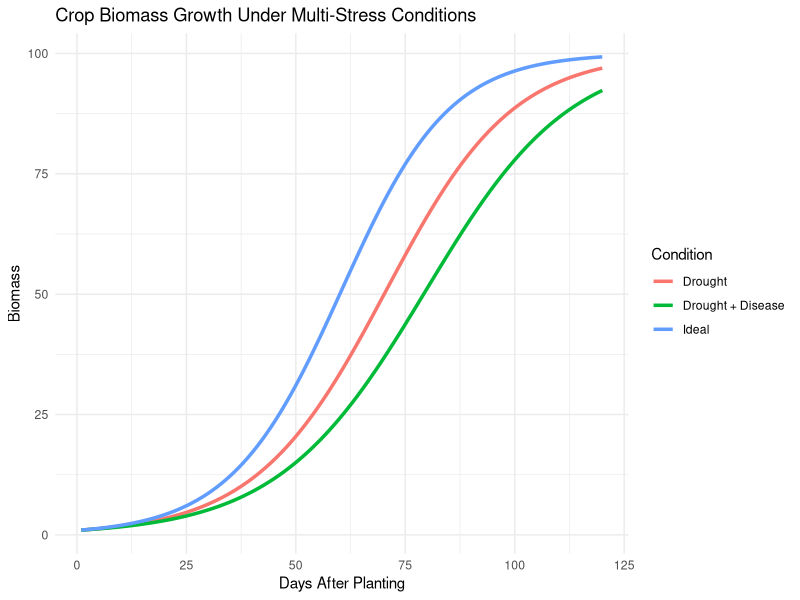
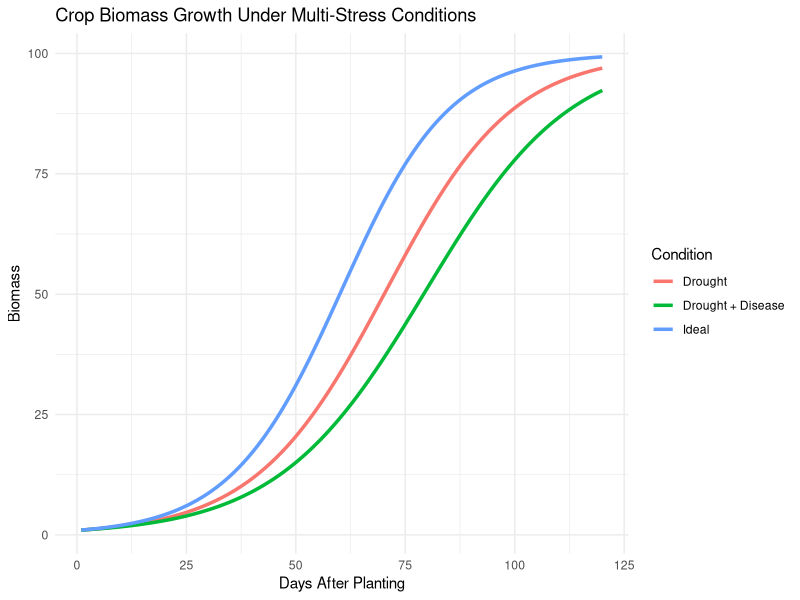

Here is the R script that generated these plots, in order:
# ==========================================
# Script: 02_analyze_crop_growth.R
# Project: Multi-Stress Crop Growth Simulation
#
# Purpose:
# Analyze simulated crop biomass under multiple
# stress scenarios and generate growth curves.
#
# Input:
# data/multi_stress_crop_growth.csv
#
# Output:
# figures/biomass_growth_curves.png
# ==========================================

# Load libraries
library(ggplot2)
library(dplyr)
library(tidyr)

# Create figures directory if it does not exist
if (!dir.exists("figures")) {
  dir.create("figures")
}

# Load dataset
growth_data <- read.csv("data/multi_stress_crop_growth.csv")

# Preview data
head(growth_data)

# Convert data to long format for easier plotting
growth_long <- growth_data %>%
  pivot_longer(
    cols = c(Biomass_Ideal, Biomass_Drought, Biomass_DroughtDisease),
    names_to = "Condition",
    values_to = "Biomass"
  )

# Rename conditions for cleaner plots
growth_long$Condition <- recode(
  growth_long$Condition,
  Biomass_Ideal = "Ideal",
  Biomass_Drought = "Drought",
  Biomass_DroughtDisease = "Drought + Disease"
)

# Summary statistics
summary_stats <- growth_long %>%
  group_by(Condition) %>%
  summarise(
    Final_Biomass = max(Biomass),
    Mean_Biomass = mean(Biomass)
  )

print(summary_stats)

# Plot growth curves
growth_plot <- ggplot(growth_long, aes(x = Day, y = Biomass, color = Condition)) +
  geom_line(size = 1.2) +
  labs(
    title = "Crop Biomass Growth Under Multi-Stress Conditions",
    x = "Days After Planting",
    y = "Biomass",
    color = "Condition"
  ) +
  theme_minimal()

# Save figure
ggsave(
  filename = "figures/biomass_growth_curves.png",
  plot = growth_plot,
  width = 8,
  height = 5
)

# Print plot to console
print(growth_plot)

# Completion message
cat("Analysis complete.\n")
cat("Figure saved to: figures/biomass_growth_curves.png\n")
